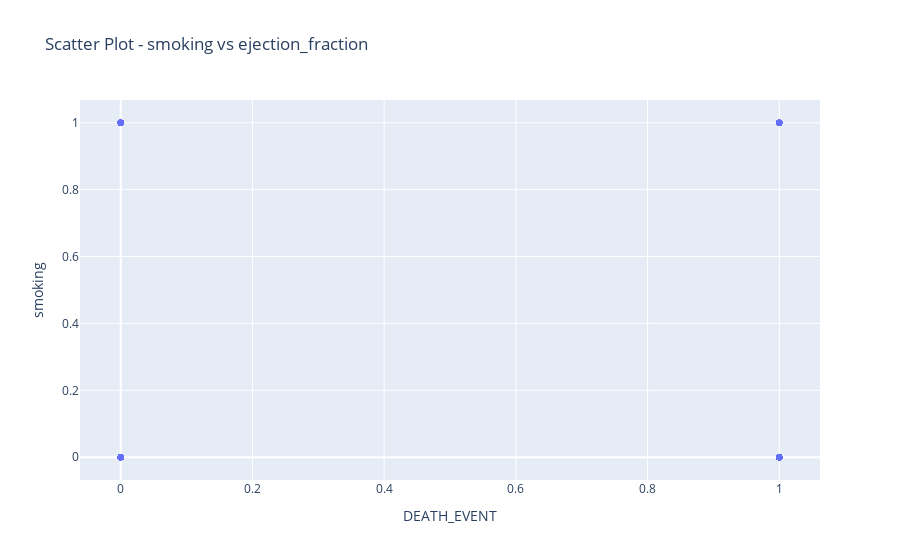

Notebook code for this chart:
### Code cell
for column in data.columns:
    sns.displot(data[column], kde=True)
    plt.title(f'Distribution of {column}')
    plt.show()

fig = px.scatter(data, x='DEATH_EVENT', y='smoking', title='Scatter Plot - smoking vs ejection_fraction')
fig.show()

### Figure 1 — Plotly figure (JSON) as saved in the notebook; plotly's stock layout.template omitted (floating-point values rounded to 4 significant figures; data arrays with more than 128 entries replaced by an {"elided": "..."} marker saying what was removed)
{"data": [{"hovertemplate": "DEATH_EVENT=%{x}<br>smoking=%{y}<extra></extra>", "legendgroup": "", "marker": {"color": "#636efa", "symbol": "circle"}, "mode": "markers", "name": "", "orientation": "v", "showlegend": false, "type": "scatter", "x": {"elided": "299 int values"}, "xaxis": "x", "y": {"elided": "299 int values"}, "yaxis": "y"}], "layout": {"legend": {"tracegroupgap": 0}, "title": {"text": "Scatter Plot - smoking vs ejection_fraction"}, "xaxis": {"anchor": "y", "domain": [0, 1], "title": {"text": "DEATH_EVENT"}}, "yaxis": {"anchor": "x", "domain": [0, 1], "title": {"text": "smoking"}}}}
